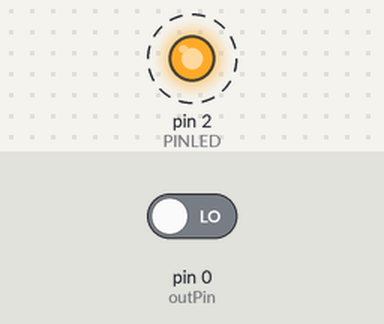
This sketch was run on a simulated Arduino Uno, built for the host (arithmetic inside an expression is 32-bit, double 64-bit). Shown: output pins drawn as LEDs (lit = HIGH). Dashed ring = blinking. Inputs (shaded band) come from the test bench; at power-on: pin 0 (outPin) LOW. EEPROM starts erased; what the sketch prints to the serial monitor is not drawn.

Above: at 1.05 s.
1.3 s: pin 0 (outPin) driven HIGH
At 1.3 s:
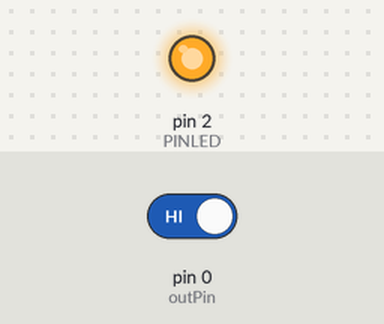
2.8 s: pin 0 (outPin) driven LOW
At 9.2 s:
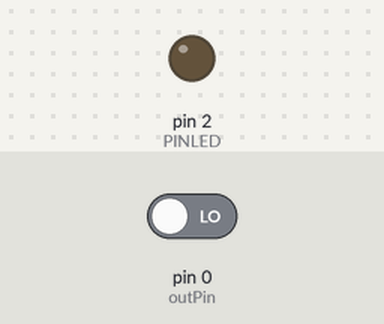
Timing chart, 0 to 10.7 s (numbered marks = the images above; inputs shaded):
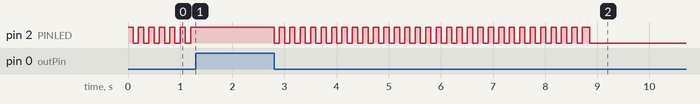

Measured:
- after the input at 1.3 s, pin 2 (PINLED): stops changing and stays HIGH
- after the input at 2.8 s, pin 2 (PINLED): alternates HIGH for 0.10 s and LOW for 0.10 s, 61 changes in all, then stays LOW, starting at once
- by itself, pin 2 (PINLED): alternates HIGH for 0.10 s and LOW for 0.10 s

The sketch:

Gen_EPROM_Prototype.ino
```cpp
#include "Gen_EPROM.h"

Gen_EPROM Eprom;
String b_id = "XinChao";
String b_pass = "Makershop";
void setup() {
  Eprom.begin();
  Serial.begin(115200);
  //  Write
  Eprom.write(b_id, b_pass);
  //  Read
  ReadEEPROM();
}

void loop() {
  //Waiting Btn0-> GND to Rest Gen2 to Default
  Eprom.waitRestore();
}

void ReadEEPROM() {
  Serial.print("ssid : "); Serial.println(Eprom.readId());
  Serial.print("pass : "); Serial.println(Eprom.readPw());
}
```

Gen_EPROM.cpp
```cpp
#include "Gen_EPROM.h"
#include <EEPROM.h>

uint8_t addrid = 0;

Gen_EPROM::Gen_EPROM(uint8_t b_outPin, uint8_t b_restore)
{
  this-> outPin = b_outPin;
  this-> restore = b_restore;
  this-> timer_Rst_max = TIME_RS_MAX;
  this-> timer_Rst = TIME_ZERO;
  this-> timer_Led = TIME_ZERO;
  this-> timer_LedMax = TIME_LED_MAX;
}

void Gen_EPROM::begin() {
  EEPROM.begin(512);
  pinMode(this->outPin, INPUT);
  pinMode(PINLED, OUTPUT);
  digitalWrite(PINLED, HIGH);
  DEBUG_PRINTLN(F("Start Debug EPROM_Gen_Restore"));
}


void Gen_EPROM::waitRestore() {
  if (digitalRead(this->outPin) == 1 && this->restore == 1) {
    this->timer_Rst = millis();
  } else if (digitalRead(this->outPin) == 0 && this->restore == 1) {
    if (millis() - this->timer_Led >= this->timer_LedMax) {
      timer_Led = millis();
      digitalWrite(PINLED, !digitalRead(PINLED));
    }
    if (millis() - this->timer_Rst >= this->timer_Rst_max)
    {
      write(G_SSID,G_PASS);
      DEBUG_PRINTLN(F("RST Compile"));
      digitalWrite(PINLED, LOW);
      this->restore = 0;
    }
  }
}


void Gen_EPROM::write(String id, String pw) {
  //  Clear EPROM
  for (int i = 0; i < 512; i++) {
    EEPROM.write(i, 0);
  }
  //  Write SSID
  DEBUG_PRINTLN(F("SSID"));
  for (int i = ADDRID ; i < id.length(); i++) {
    EEPROM.write(i, id[i]);
    DEBUG_PRINT(id);
  }
  //  Write PW
  DEBUG_PRINTLN(F("PASS"));
  for (int i = ADDRID ; i < pw.length(); i++) {
    EEPROM.write(ADDRPW + i, pw[i]);
    DEBUG_PRINT(pw);
  }
  EEPROM.commit();
  EEPROM.end();
  DEBUG_PRINTLN(F("Write Compile"));
}
String Gen_EPROM::readId() {
  b_ssid = "";
  for (int i = ADDRID; i < ADDRPW; i++) {
    b_ssid += char(EEPROM.read(i));
  }
  b_ssid.trim();
  return b_ssid.c_str();
}

String Gen_EPROM::readPw() {
  b_pass = "";
  for (int i = ADDRPW; i < ADDFN; i++) {
    b_pass += char(EEPROM.read(i));
  }
  b_pass.trim();
  return b_pass.c_str();
}
```

Gen_EPROM.h
```cpp
/*
   This Library for write ssid && write password to EEPROM ESP8266
   read ssid && read password
 *
   This Library for Restore Gen when user forgot passworld
   When user Press GPIO -> LOW (time 10s) --> Set ssid && pass default
   ssid      = MakerShop_Gen2
   password  = 123456789

*/

#ifndef _EEPROM_GEN_B_
#define _EEPROM_GEN_B_

#include "Arduino.h"

/*
   Debug
*/

/* Uncomment to enable printing out nice debug messages. */
//#define RESTORE_DEBUG

#define DEBUG_PRINTER Serial /**< Define where debug output will be printed. */
/* Setup debug printing macros. */
#ifdef RESTORE_DEBUG
#define DEBUG_PRINT(...) { DEBUG_PRINTER.print(__VA_ARGS__); }
#define DEBUG_PRINTLN(...) { DEBUG_PRINTER.println(__VA_ARGS__); }
#else
#define DEBUG_PRINT(...) {} /**< Debug Print Placeholder if Debug is disabled */
#define DEBUG_PRINTLN(...) {} /**< Debug Print Line Placeholder if Debug is disabled */
#endif

/*
   Default
   SSID : MakerShop_Gen2
   PASS : 123456789
*/
#define G_SSID  "MakerShop_Gen2"
#define G_PASS    "123456789"

/*
   PIN  && VALUE
   EEPROM
*/

#define ADDRID  0
#define ADDRPW  30
#define ADDFN   60

/*
   PIN  && VALUE
   RESTORE
*/

#define DEFAULTPIN         A0
#define PINLED              2
#define TIME_RS_MAX      (6000);
#define TIME_ZERO          (0)
#define TIME_LED_MAX     (100);


class Gen_EPROM {
  public:
    //  Contructor
    Gen_EPROM(uint8_t b_outPin = 0, uint8_t b_restore = 1);
    //  Funtion
    void begin();
    void write(String b_id, String b_pass);
    void waitRestore();
    String readId();
    String readPw();
    //  Value
    String b_ssid, b_pass;
    uint8_t outPin, restore;
    unsigned long timer_Rst_max;
    unsigned long timer_Rst;
    unsigned long timer_Led;
    unsigned long timer_LedMax;
};

#endif
```
